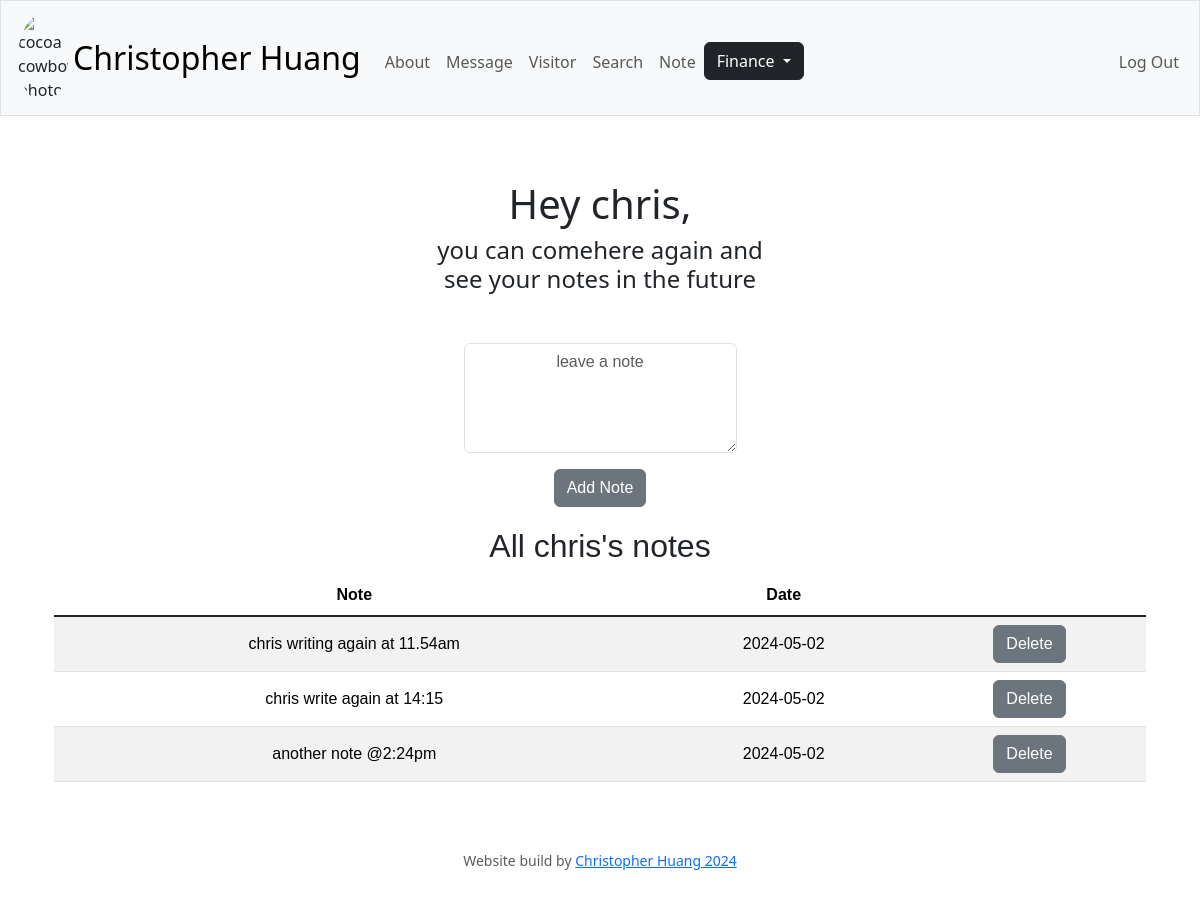
Page /note (signed in) on the committed database.
### tables this page shows
CREATE TABLE 'users' (id INTEGER PRIMARY KEY AUTOINCREMENT NOT NULL, username TEXT NOT NULL, hash TEXT NOT NULL, cash NUMERIC NOT NULL DEFAULT 10000.00, 'created'  DATETIME NOT NULL DEFAULT CURRENT_TIMESTAMP  , 'company' TEXT);

CREATE TABLE 'note' ('id' INTEGER PRIMARY KEY,
notes TEXT, 'timestamp'  DATETIME DEFAULT CURRENT_TIMESTAMP  , 'user_id' INTEGER);

### app.py (the view)
@app.route("/note", methods=["GET", "POST"])
@login_required
def note():
    if request.method == "POST":
        note = request.form.get("note")
        if not note:
            return redirect("/note")
        db.execute("INSERT INTO note (notes, user_id) VALUES(?, ?)", note, session["user_id"])
        return redirect("/note")
    else:
        notes = db.execute("SELECT notes, DATE(timestamp) as date FROM note WHERE user_id = ?", session["user_id"])
        user = db.execute("SELECT username FROM users WHERE id = ?", session["user_id"])[0]['username']
        return render_template("note.html", notes=notes, user=user)

### app.py (called while the page is built)
@app.context_processor
def utility_functions():
    return dict(usd=usd)

@app.after_request
def after_request(response):
    response.headers["Cache-Control"] = "no-cache, no-store, must-revalidate"
    response.headers["Expires"] = 0
    response.headers["Pragma"] = "no-cache"
    return response

### helpers.py (called while the page is built)
def login_required(f):
    @wraps(f)
    def decorated_function(*args, **kwargs):
        if session.get("user_id") is None:
            return redirect("/login")
        return f(*args, **kwargs)
    return decorated_function

### templates/note.html (shortened to what this page needs)
{% extends "layout.html" %}
{% block main %}
    <div class="header text-center p-3">
        <h1>Hey {{ user }},</h1>
        <h4>you can comehere again and<br>see your notes in the future</h4>
    </div>
    <div class="container">
        <div class="section">
            <form action="/note" method="post">
                <div class="mb-3">
                    <label for="note"></label><br>
                    <textarea id="note" style="text-align: center;" autocomplete="off" autofocus class="form-control mx-auto w-auto" name="note" placeholder="leave a note" type="text" rows="4" cols="25"></textarea>
                </div>
                <input class="btn btn-secondary" type="submit" value="Add Note">
            </form>
        </div>
        <div class="section">
            <h2>All {{ user }}'s notes</h2>
            <table class="table table-striped table-hover table align-middle">
                <thead>
                    <tr>
                        <th>Note</th>
                        <th>Date</th>
                    </tr>
                </thead>
                <tbody class="table-group-divider">
                    {% for note in notes %}
                    <tr>
                        <td>{{ note.notes }}</td>
                        <td>{{ note.date }}</td>
                        <td>
                            <form action="/delete" method="post">
                                <button class="btn btn-secondary" type="submit">Delete</button>
                            </form>
                        </td>
                    </tr>
                    {% endfor %}
                </tbody>
            </table>
        </div>
    </div>
{% endblock %}

### static/styles.css (style rules this page uses)
.section { font-family: Arial, sans-serif; line-height: 1.6; margin-bottom: 20px; }

### rows in the picture
users: username "chris"
note: notes "chris writing again at 11.54am", date "2024-05-02"
note: notes "chris write again at 14:15", date "2024-05-02"
note: notes "another note @2:24pm", date "2024-05-02"
